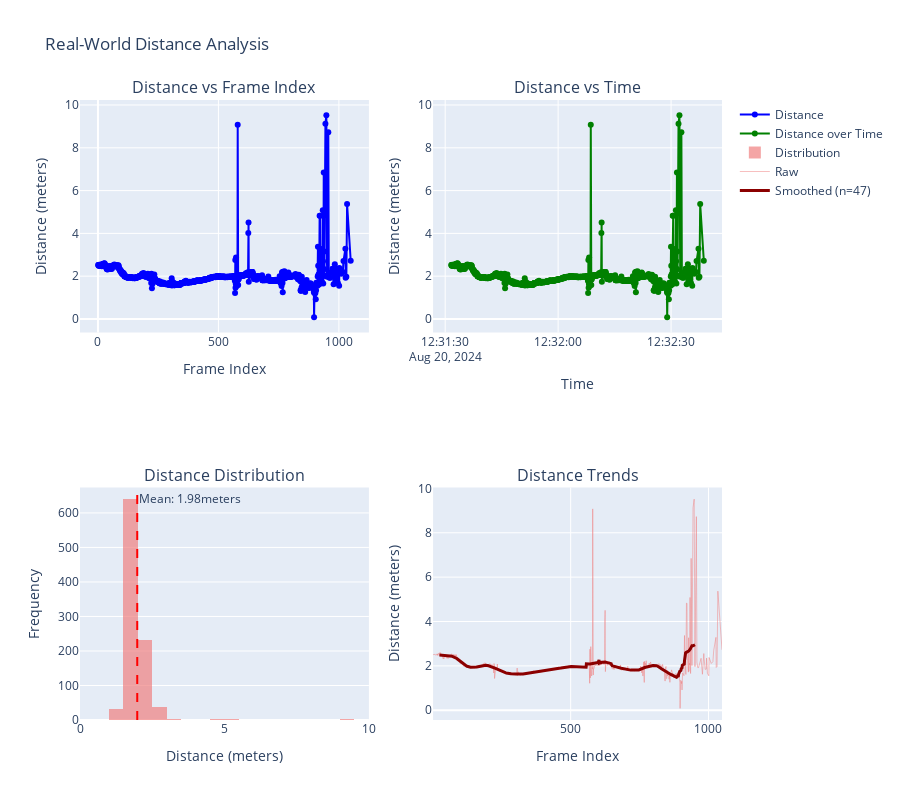
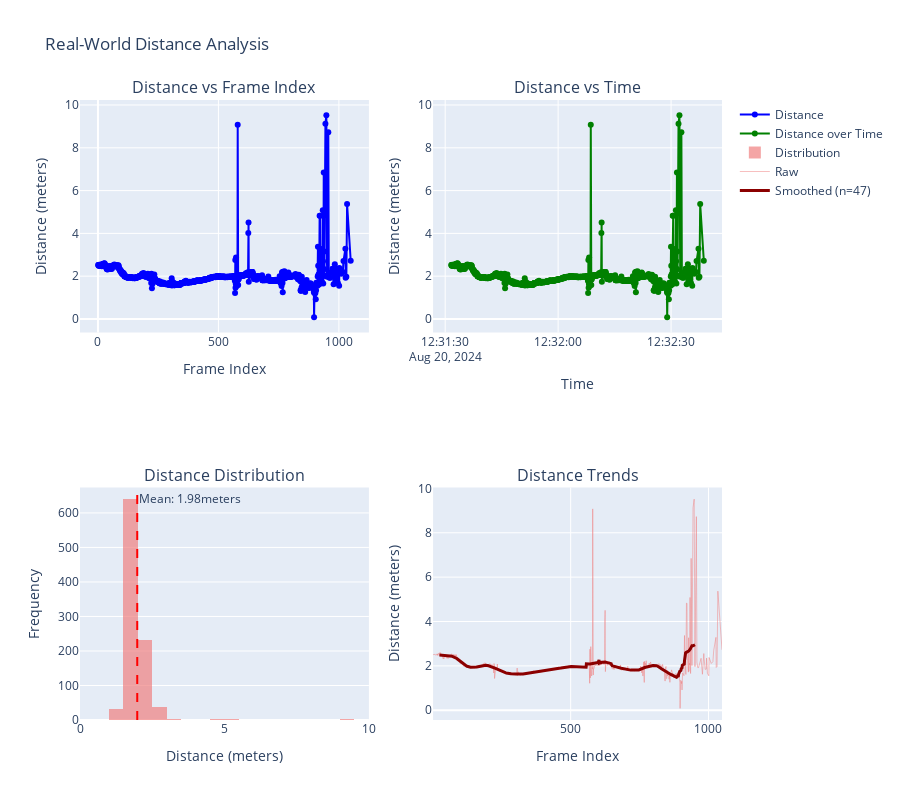

The notebook cell saved with these charts, in order:
### Code cell
# Real-world distance analysis and plotting using utility function
iau.plot_real_world_distance_analysis(distance_results, image_shape=image_shape, sonar_coverage_meters=sonar_coverage_meters)

### Figure 1 — Plotly figure (JSON) as saved in the notebook; plotly's stock layout.template omitted (floating-point values rounded to 4 significant figures; data arrays with more than 128 entries replaced by an {"elided": "..."} marker saying what was removed)
{"data": [{"line": {"color": "blue"}, "mode": "lines+markers", "name": "Distance", "type": "scatter", "x": {"elided": "957 int values"}, "xaxis": "x", "y": {"elided": "957 float values"}, "yaxis": "y"}, {"line": {"color": "green"}, "mode": "lines+markers", "name": "Distance over Time", "type": "scatter", "x": {"elided": "957 str values"}, "xaxis": "x2", "y": {"elided": "957 float values"}, "yaxis": "y2"}, {"marker": {"color": "lightcoral"}, "name": "Distribution", "nbinsx": 30, "opacity": 0.7, "type": "histogram", "x": {"elided": "957 float values"}, "xaxis": "x3", "yaxis": "y3"}, {"line": {"color": "lightcoral", "width": 1}, "mode": "lines", "name": "Raw", "opacity": 0.5, "type": "scatter", "x": {"elided": "957 int values"}, "xaxis": "x4", "y": {"elided": "957 float values"}, "yaxis": "y4"}, {"line": {"color": "darkred", "width": 3}, "mode": "lines", "name": "Smoothed (n=47)", "type": "scatter", "x": {"elided": "957 int values"}, "xaxis": "x4", "y": {"elided": "957 float values"}, "yaxis": "y4"}], "layout": {"annotations": [{"font": {"size": 16}, "showarrow": false, "text": "Distance vs Frame Index", "x": 0.225, "xanchor": "center", "xref": "paper", "y": 1, "yanchor": "bottom", "yref": "paper"}, {"font": {"size": 16}, "showarrow": false, "text": "Distance vs Time", "x": 0.775, "xanchor": "center", "xref": "paper", "y": 1, "yanchor": "bottom", "yref": "paper"}, {"font": {"size": 16}, "showarrow": false, "text": "Distance Distribution", "x": 0.225, "xanchor": "center", "xref": "paper", "y": 0.375, "yanchor": "bottom", "yref": "paper"}, {"font": {"size": 16}, "showarrow": false, "text": "Distance Trends", "x": 0.775, "xanchor": "center", "xref": "paper", "y": 0.375, "yanchor": "bottom", "yref": "paper"}, {"showarrow": false, "text": "Mean: 1.98meters", "x": 1.981, "xanchor": "left", "xref": "x3", "y": 1, "yanchor": "top", "yref": "y3 domain"}], "height": 800, "shapes": [{"line": {"color": "red", "dash": "dash"}, "type": "line", "x0": 1.981, "x1": 1.981, "xref": "x3", "y0": 0, "y1": 1, "yref": "y3 domain"}], "showlegend": true, "title": {"text": "Real-World Distance Analysis"}, "xaxis": {"anchor": "y", "domain": [0, 0.45], "title": {"text": "Frame Index"}}, "xaxis2": {"anchor": "y2", "domain": [0.55, 1], "title": {"text": "Time"}}, "xaxis3": {"anchor": "y3", "domain": [0, 0.45], "title": {"text": "Distance (meters)"}}, "xaxis4": {"anchor": "y4", "domain": [0.55, 1], "title": {"text": "Frame Index"}}, "yaxis": {"anchor": "x", "domain": [0.625, 1], "title": {"text": "Distance (meters)"}}, "yaxis2": {"anchor": "x2", "domain": [0.625, 1], "title": {"text": "Distance (meters)"}}, "yaxis3": {"anchor": "x3", "domain": [0, 0.375], "title": {"text": "Frequency"}}, "yaxis4": {"anchor": "x4", "domain": [0, 0.375], "title": {"text": "Distance (meters)"}}}}

### Figure 2 — Plotly figure (JSON) as saved in the notebook; plotly's stock layout.template omitted (floating-point values rounded to 4 significant figures; data arrays with more than 128 entries replaced by an {"elided": "..."} marker saying what was removed)
{"data": [{"line": {"color": "blue"}, "mode": "lines+markers", "name": "Distance", "type": "scatter", "x": {"elided": "957 int values"}, "xaxis": "x", "y": {"elided": "957 float values"}, "yaxis": "y"}, {"line": {"color": "green"}, "mode": "lines+markers", "name": "Distance over Time", "type": "scatter", "x": {"elided": "957 str values"}, "xaxis": "x2", "y": {"elided": "957 float values"}, "yaxis": "y2"}, {"marker": {"color": "lightcoral"}, "name": "Distribution", "nbinsx": 30, "opacity": 0.7, "type": "histogram", "x": {"elided": "957 float values"}, "xaxis": "x3", "yaxis": "y3"}, {"line": {"color": "lightcoral", "width": 1}, "mode": "lines", "name": "Raw", "opacity": 0.5, "type": "scatter", "x": {"elided": "957 int values"}, "xaxis": "x4", "y": {"elided": "957 float values"}, "yaxis": "y4"}, {"line": {"color": "darkred", "width": 3}, "mode": "lines", "name": "Smoothed (n=47)", "type": "scatter", "x": {"elided": "957 int values"}, "xaxis": "x4", "y": {"elided": "957 float values"}, "yaxis": "y4"}], "layout": {"annotations": [{"font": {"size": 16}, "showarrow": false, "text": "Distance vs Frame Index", "x": 0.225, "xanchor": "center", "xref": "paper", "y": 1, "yanchor": "bottom", "yref": "paper"}, {"font": {"size": 16}, "showarrow": false, "text": "Distance vs Time", "x": 0.775, "xanchor": "center", "xref": "paper", "y": 1, "yanchor": "bottom", "yref": "paper"}, {"font": {"size": 16}, "showarrow": false, "text": "Distance Distribution", "x": 0.225, "xanchor": "center", "xref": "paper", "y": 0.375, "yanchor": "bottom", "yref": "paper"}, {"font": {"size": 16}, "showarrow": false, "text": "Distance Trends", "x": 0.775, "xanchor": "center", "xref": "paper", "y": 0.375, "yanchor": "bottom", "yref": "paper"}, {"showarrow": false, "text": "Mean: 1.98meters", "x": 1.981, "xanchor": "left", "xref": "x3", "y": 1, "yanchor": "top", "yref": "y3 domain"}], "height": 800, "shapes": [{"line": {"color": "red", "dash": "dash"}, "type": "line", "x0": 1.981, "x1": 1.981, "xref": "x3", "y0": 0, "y1": 1, "yref": "y3 domain"}], "showlegend": true, "title": {"text": "Real-World Distance Analysis"}, "xaxis": {"anchor": "y", "domain": [0, 0.45], "title": {"text": "Frame Index"}}, "xaxis2": {"anchor": "y2", "domain": [0.55, 1], "title": {"text": "Time"}}, "xaxis3": {"anchor": "y3", "domain": [0, 0.45], "title": {"text": "Distance (meters)"}}, "xaxis4": {"anchor": "y4", "domain": [0.55, 1], "title": {"text": "Frame Index"}}, "yaxis": {"anchor": "x", "domain": [0.625, 1], "title": {"text": "Distance (meters)"}}, "yaxis2": {"anchor": "x2", "domain": [0.625, 1], "title": {"text": "Distance (meters)"}}, "yaxis3": {"anchor": "x3", "domain": [0, 0.375], "title": {"text": "Frequency"}}, "yaxis4": {"anchor": "x4", "domain": [0, 0.375], "title": {"text": "Distance (meters)"}}}}
